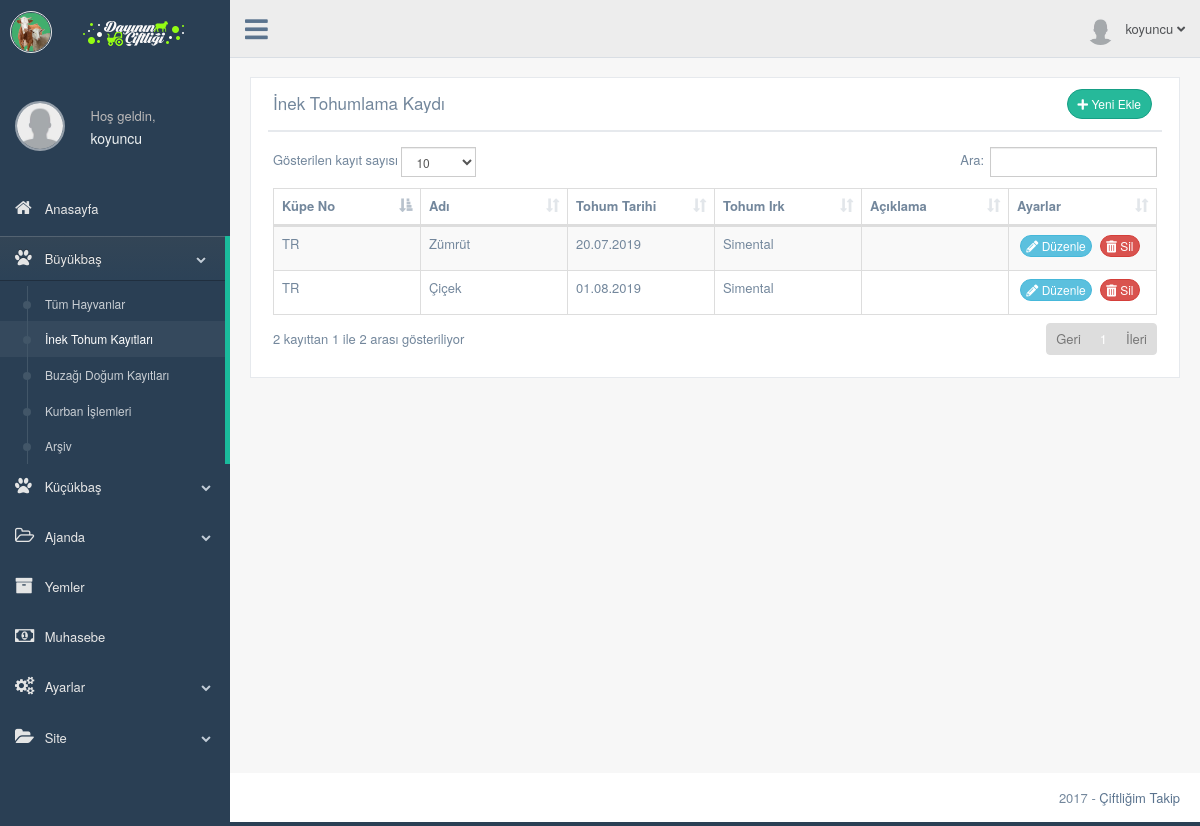
/production/inek-tohum.php (signed in), run on the app's committed database.
### tables this page shows
CREATE TABLE `kullanici` (
  `kullanici_id` int(11) NOT NULL,
  `kullanici_adi` varchar(50) NOT NULL,
  `kullanici_sifre` varchar(50) NOT NULL,
  `kullanici_adsoyad` varchar(50) NOT NULL DEFAULT 'Ad Soyad',
  `kullanici_eposta` varchar(50) NOT NULL,
  `kullanici_gorsel` varchar(250) NOT NULL DEFAULT 'images/kullanici/kullanici.png',
  `kullanici_kayittarihi` datetime NOT NULL,
  `kullanici_yetki` int(1) NOT NULL DEFAULT '2',
  `kullanici_durum` int(1) NOT NULL
);

CREATE TABLE `inek_tohum` (
  `inek_tohum_id` int(11) NOT NULL,
  `kullanici_id` int(11) NOT NULL,
  `hayvan_id` int(11) NOT NULL,
  `inek_tohum_irk` int(2) DEFAULT NULL,
  `hayvan_kayittarihi` datetime NOT NULL DEFAULT CURRENT_TIMESTAMP,
  `hayvan_tohumtarihi` date DEFAULT NULL,
  `inek_tohum_not` varchar(1000) DEFAULT 'Açıklama yok.'
);

CREATE TABLE `hayvan` (
  `hayvan_id` int(11) NOT NULL,
  `kullanici_id` int(11) NOT NULL,
  `hayvan_kupeno` varchar(50) NOT NULL,
  `hayvan_adi` varchar(25) DEFAULT NULL,
  `hayvan_irk` int(2) DEFAULT NULL,
  `hayvan_cinsiyet` int(1) DEFAULT NULL,
  `hayvan_kayittarihi` datetime NOT NULL DEFAULT CURRENT_TIMESTAMP,
  `hayvan_dogumtarihi` date DEFAULT NULL,
  `hayvan_olumtarihi` date DEFAULT NULL,
  `hayvan_alistarihi` date DEFAULT NULL,
  `hayvan_satistarihi` date DEFAULT NULL,
  `hayvan_alisfiyati` decimal(10,2) DEFAULT NULL,
  `hayvan_satisfiyati` decimal(10,2) DEFAULT NULL,
  `hayvan_rasyon` int(11) DEFAULT NULL,
  `hayvan_bakim` int(11) DEFAULT NULL,
  `hayvan_not` int(11) DEFAULT NULL,
  `ana_id` int(1) DEFAULT NULL,
  `buzagi_goster` int(1) DEFAULT '0',
  `hayvan_durum` int(11) DEFAULT '1'
);

CREATE TABLE `irk` (
  `irk_id` int(2) NOT NULL,
  `irk_adi` varchar(25) NOT NULL,
  `irk_ozellikleri` int(2) DEFAULT NULL
);

### production/inek-tohum.php (the view, shortened to what this page needs)
<?php
    include 'header.php';
    $hayvansorgu=$db->prepare("SELECT * FROM inek_tohum WHERE kullanici_id=:id ORDER BY hayvan_kayittarihi ASC");
    $hayvansorgu->execute(array(
        'id' => $kullanici_id
        ));
    $irksorgu=$db->prepare("SELECT * FROM irk WHERE irk_id=:id");
    $hayvanbilgisi=$db->prepare("SELECT * FROM hayvan WHERE hayvan_id=:id");
?>
        <div class="right_col" role="main">
          <div class="">
            <div class="page-title">
              <div class="title_left">
              </div>
            </div>
            <div class="clearfix"></div>
            <div class="row">
              <div class="col-md-12 col-sm-12 col-xs-12">
                <div class="x_panel">
                  <div class="x_title">
                    <h2>İnek Tohumlama Kaydı</h2>
                    <div class=" text-right">
                      <a href="inek-tohum-ekle.php" class="btn btn-round btn-success btn-sm"><i class="fa fa-plus" aria-hidden="true"></i> Yeni Ekle</a>
                    </div>
                  </div>
                  <div class="x_content">
                    <table id="datatable" class="table table-striped table-bordered">
                      <thead>
                        <tr>
                          <th class="">Küpe No</th>
                          <th class="">Adı</th>
                          <th class="">Tohum Tarihi</th>
                          <th class="">Tohum Irk</th>
                          <th class="">Açıklama</th>
                          <th class="">Ayarlar</th>
                        </tr>
                      </thead>
                      <tbody>
                      <?php while ($hayvancek=$hayvansorgu->fetch(PDO::FETCH_ASSOC)) { ?>
                        <tr>
                          <td class="col-md-2 col-sm-2 col-xs-12">
                            <?php
                                $hayvanbilgisi->execute(array(
                                  'id' => $hayvancek['hayvan_id']
                                  ));
                                $hayvanbilgisicek=$hayvanbilgisi->fetch(PDO::FETCH_ASSOC);
                                echo $hayvanbilgisicek['hayvan_kupeno'];
                            ?>
                          </td>
                          <td class="col-md-2 col-sm-2 col-xs-12">
                            <?php
                                $hayvanbilgisi->execute(array(
                                  'id' => $hayvancek['hayvan_id']
                                  ));
                                $hayvanbilgisicek=$hayvanbilgisi->fetch(PDO::FETCH_ASSOC);
                                echo $hayvanbilgisicek['hayvan_adi'];
                            ?>
                          </td>
                          <td class="col-md-2 col-sm-2">
                            <?php
                                echo date("d.m.Y", strtotime($hayvancek["hayvan_tohumtarihi"]));
                            ?>
                          </td>
                          <td class="col-md-2 col-sm-2 col-xs-12">
                          <?php
                            $irksorgu->execute(array(
                              'id' => $hayvancek['inek_tohum_irk']
                              ));
                            $irkcek=$irksorgu->fetch(PDO::FETCH_ASSOC);
                            echo $irkcek['irk_adi'];
                          ?>
                          </td>
                          <td class="col-md-2 col-sm-2 col-xs-12">
                          </td>
                          <td class="text-center">
                            <a href="inek-tohum-duzenle.php?inek_tohum_id=<?php echo $hayvancek['inek_tohum_id']; ?>" class="btn btn-round btn-info btn-xs"><i class="fa fa-pencil-alt" aria-hidden="true"></i> Düzenle</a>
                            <a href="../islem.php?inektohumsil=true&inek_tohum_id=<?php echo $hayvancek['inek_tohum_id']; ?>" class="btn btn-round btn-danger btn-xs"><i class="fa fa-trash-alt" aria-hidden="true"></i> Sil</a>
                          </td>
                        </tr>
                       <?php } ?>
                      </tbody>
                    </table>
                  </div>
                </div>
              </div>
            </div>
          </div>
        </div>
        <?php include 'footer.php'; ?>

### production/header.php (shortened to what this page needs)
<?php
  include '../baglan.php';
  $kullanicisorgu=$db->prepare("SELECT * FROM kullanici WHERE kullanici_adi=:kullanici");
  $kullanicisorgu->execute(array(
        'kullanici' => $_SESSION['kullanici_adi']
      ));
  $kullanicicek=$kullanicisorgu->fetch(PDO::FETCH_ASSOC);
 ?>
<!DOCTYPE html>
<html lang="tr">
  <head>
    <link href="../vendors/bootstrap/dist/css/bootstrap.min.css" rel="stylesheet">
    <link href="../vendors/font-awesome/css/font-awesome.min.css" rel="stylesheet">
    <link rel="stylesheet" href="https://use.fontawesome.com/releases/v5.0.13/css/all.css">
    <link rel="stylesheet" href="css/style-print.css" media="print" type="text/css">
    <link href="../vendors/nprogress/nprogress.css" rel="stylesheet">
    <link href="../vendors/iCheck/skins/flat/green.css" rel="stylesheet">
    <link href="../vendors/malihu-custom-scrollbar-plugin/jquery.mCustomScrollbar.min.css" rel="stylesheet"/>
    <link href="../vendors/datatables.net-bs/css/dataTables.bootstrap.min.css" rel="stylesheet">
    <link href="../vendors/datatables.net-buttons-bs/css/buttons.bootstrap.min.css" rel="stylesheet">
    <link href="../vendors/datatables.net-fixedheader-bs/css/fixedHeader.bootstrap.min.css" rel="stylesheet">
    <link href="../vendors/datatables.net-responsive-bs/css/responsive.bootstrap.min.css" rel="stylesheet">
    <link href="../vendors/datatables.net-scroller-bs/css/scroller.bootstrap.min.css" rel="stylesheet">
    <link href="../build/css/custom.min.css" rel="stylesheet">
    <link href="../build/css/main.css" rel="stylesheet">
  </head>
  <body class="nav-md">
    <div class="container body">
      <div class="main_container">
        <div class="col-md-3 left_col menu_fixed">
          <div class="left_col scroll-view">
            <div class="navbar nav_title" style="border: 0;">
              <a href="index.html" class="site_title"><i class="fa"><img src="../images/eks-genel/eks-logo-ikon.png" width="40px" height="auto" alt=""></i> <span><img src="images/logo.png" style="margin-left:20px"alt=""></span></a>
            </div>
            <?php include 'sidebar.php'; ?>
        <div class="top_nav"  id="yazdirma">
          <div class="nav_menu">
            <nav class="">
              <div class="nav toggle">
                <a id="menu_toggle"><i class="fa fa-bars"></i></a>
              </div>
              <ul class="nav navbar-nav navbar-right">
                <li class="">
                  <a href="javascript:;" class="user-profile dropdown-toggle" data-toggle="dropdown" aria-expanded="false">
                    <img src="<?php echo $kullanicicek['kullanici_gorsel']; ?>" alt=""><?php echo $_SESSION['kullanici_adi'] ?>
                    <span class=" fa fa-angle-down"></span>
                  </a>
                </li>
              </ul>
            </nav>
          </div>
        </div>

### production/sidebar.php (shortened to what this page needs)
<br>
            <div class="profile clearfix">
              <div class="profile_pic text-center" style="margin-top: 25px; ">
                <a href="profil.php"><img src="<?php echo $kullanicicek['kullanici_gorsel']; ?>" alt="" style="width: 50px; height: 50px; max-width: 50px; max-height: 50px; -webkit-border-radius: 50%; -moz-border-radius: 50%; border-radius: 50%; border: 2px solid rgba(255,255,255,0.5);" ></a>
              </div>
              <div class="profile_info">
                <span>Hoş geldin,</span>
                <a href="profil.php"><h2><?php echo $_SESSION['kullanici_adi'] ?></h2></a>
              </div>
              <div class="clearfix"></div>
            </div>
            <br />
            <div id="sidebar-menu" class="main_menu_side hidden-print main_menu">
              <div class="menu_section">
                <ul class="nav side-menu">
                  <li><a href="index.php"><i class="fa fa-home"></i> Anasayfa </a>
                  </li>
                  <li><a><i class="fa fa-paw"></i> Büyükbaş <span class="fa fa-chevron-down"></span></a>
                    <ul class="nav child_menu">
                      <li><a href="hayvanlar.php">Tüm Hayvanlar</a></li>
                      <li><a href="inek-tohum.php">İnek Tohum Kayıtları</a></li>
                      <li><a href="buzagi-dogum.php">Buzağı Doğum Kayıtları</a></li>
                      <li><a href="kurban.php">Kurban İşlemleri</a></li>
                      <li><a href="hayvan-arsiv.php">Arşiv</a></li>
                    </ul>
                  </li>
                  <li><a><i class="fa fa-paw"></i> Küçükbaş <span class="fa fa-chevron-down"></span></a>
                  </li>
                  <li><a><i class="fa fa-folder-open-o"></i> Ajanda <span class="fa fa-chevron-down"></span></a>
                  </li>
                  <li><a href="yem.php"><i class="fa fa-archive"></i> Yemler </a>
                  </li>
                  <li><a href="muhasebe.php"><i class="fa fa-money"></i> Muhasebe </a>
                  </li>
                  <li><a><i class="fa fa-cogs"></i> Ayarlar <span class="fa fa-chevron-down"></span></a>
                  </li>
                  <li><a><i class="fa fa-folder-open"></i> Site <span class="fa fa-chevron-down"></span></a>
                  </li>
                </ul>
              </div>
            </div>
          </div>
        </div>

### build/css/main.css (style rules this page uses)
.site_title i { border: 1px solid #EAEAEA; padding: 0px 0px !important; border-radius: 50% }

### data on the page
kullanici: kullanici_gorsel (placeholder picture)
inek_tohum: hayvan.hayvan_kupeno "TR", hayvan.hayvan_adi "Zümrüt", hayvan_tohumtarihi "20.07.2019", irk.irk_adi "Simental"
inek_tohum: hayvan.hayvan_kupeno "TR", hayvan.hayvan_adi "Çiçek", hayvan_tohumtarihi "01.08.2019", irk.irk_adi "Simental"

### other printed values
$_SESSION['kullanici_adi'] "koyuncu"
